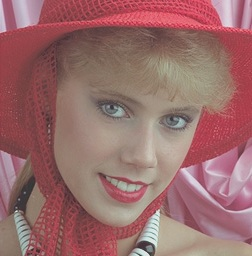
#> input picture DAY 5/p5/CC17/sample.jpg, 252 x 256 px, found by its file name
$ python inesh_kumar_17.py
#> lines starting #> are read from the running program, lines starting #| are printed output that depends on the picture
# -*- coding: utf-8 -*-
"""
Created on Wed May 16 11:48:31 2018

@author: inesh
"""

from PIL import Image
img_name = "CC17/sample.jpg"
#t=raw_input("enter the image file name:-")
iobj=Image.open(img_name)
#> iobj is the input picture: PIL image 252x256 RGB; mean R, G, B 153.5, 107.6, 107
img = iobj.convert('LA').rotate(-90).crop((0,0,160,204))
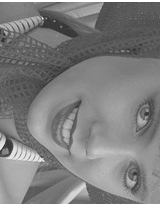
#> img: PIL image 160x204 LA; mean R, G, B, A 123.2, 123.2, 123.2, 252.5; transparent parts drawn white
img.thumbnail((75,75))
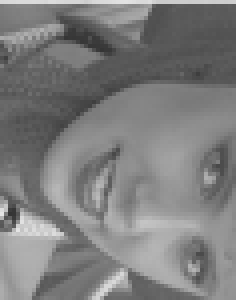
#> img: PIL image 59x75 LA (shown 4 times larger); mean R, G, B, A 124.3, 124.3, 124.3, 252.6; transparent parts drawn white
img.save("My Image.png")


import os
import zipfile

def zipdir(path, ziph):
    # ziph is zipfile handle
    for root, dirs, files in os.walk(path):
        for file in files:
            ziph.write(os.path.join(root, file))

if __name__ == '__main__':
    zipf = zipfile.ZipFile('Python.zip', 'w', zipfile.ZIP_DEFLATED)
    zipdir('/media/inesh/f32962a9-22d0-44de-adc0-8bb316305013/forsk/DAY 5/p5/CC17', zipf)
    zipf.close()
